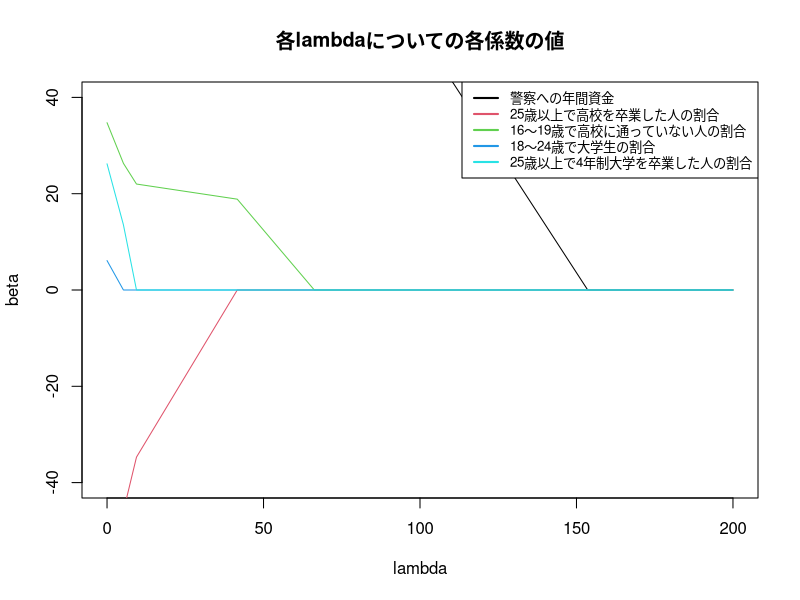

Reproduce this figure in R.
# Clear environment
rm(list = ls())

# Setting Japanese font (for MacOSX)
# par(family= "HiraKakuProN-W3")

# Chapter5 e.g.50
# Lassoの実装。
# 今回の実装では、正規化した説明変数値に対するbetaを計算しており、
# 正規化前の説明変数値にbetaを適合させる処理は行っていない。
# 本来なら、最後の処理としてbeta値を正規化前説明変数の標準偏差で割る必要がある。
soft_th <- function(lambda, x) { # テキスト中のS_lambda(x)関数の実装。
  sign(x) * pmax(abs(x) - lambda, 0) # sign()は、引数の符号を返す。pmax()は、2つの引数のうち（符号も加味して）大きい方を返す。
}
lasso <- function(X, y, lambda = 0) {
  X <- as.matrix(X) # データフレーム型を行列型に変換。
  X <- scale(X) # 行列Xの各列を正規化。（平均0、分散1に変換）
  p <- ncol(X)
  n <- length(y)
  X_bar <- array(dim = p)
  for (j in 1:p) {
    X_bar[j] <- mean(X[, j])
    X[, j] <- X[, j] - X_bar[j] # 行列Xの各列よりそれぞれの平均値を引いているが、Xは正規化済みなのでここでは意味のない処理。
  }
  y_bar <- mean(y)
  y <- y - y_bar # 応答変数yを中心化。
  eps <- 1 # 旧betaと新betaの差値（Lassoの収束判定に用いる）
  beta <- array(0, dim = p) # 新beta
  beta_old <- array(0, dim = p) # 旧beta
  while (eps > 0.001) { # betaの更新前後の差が0.001を切ったら終了
    for (j in 1:p) {
      r <- y - X[, -j] %*% beta[-j] # テキスト中のr_i,jに相当する変数
      beta[j] <- soft_th(lambda, sum(r * X[, j]) / n) # Lasso処理
    }
    eps <- max(abs(beta - beta_old))
    beta_old <- beta
  }
  beta_0 <- y_bar - sum(X_bar * beta)
  return(list(beta = beta, beta_0 = beta_0))
}

# Crimeデータを用いてLassoを実行。
df <- read.table("crime.txt")
x <- df[, 3:7]
y <- df[, 1]
p <- ncol(x)
lambda_seq <- seq(0, 200, 0.1)
coef_seq <- lambda_seq
plot(lambda_seq, coef_seq,
     xlim = c(0, 200), ylim = c(-40, 40),
     xlab = "lambda", ylab = "beta",
     main = "各lambdaについての各係数の値",
     type = "n",
     col = "red")
for (j in 1:p) {
  coef_seq <- NULL
  for (lambda in lambda_seq) {
    coef_seq <- c(coef_seq, lasso(x, y, lambda)$beta[j])
  }
  par(new = TRUE)
  lines(lambda_seq, coef_seq, col = j)
}
legend("topright", 
       legend = c("警察への年間資金", 
                  "25歳以上で高校を卒業した人の割合",
                  "16～19歳で高校に通っていない人の割合", 
                  "18～24歳で大学生の割合",
                  "25歳以上で4年制大学を卒業した人の割合"),
       col = 1:p,
       lwd = 2,
       cex = 0.8)
